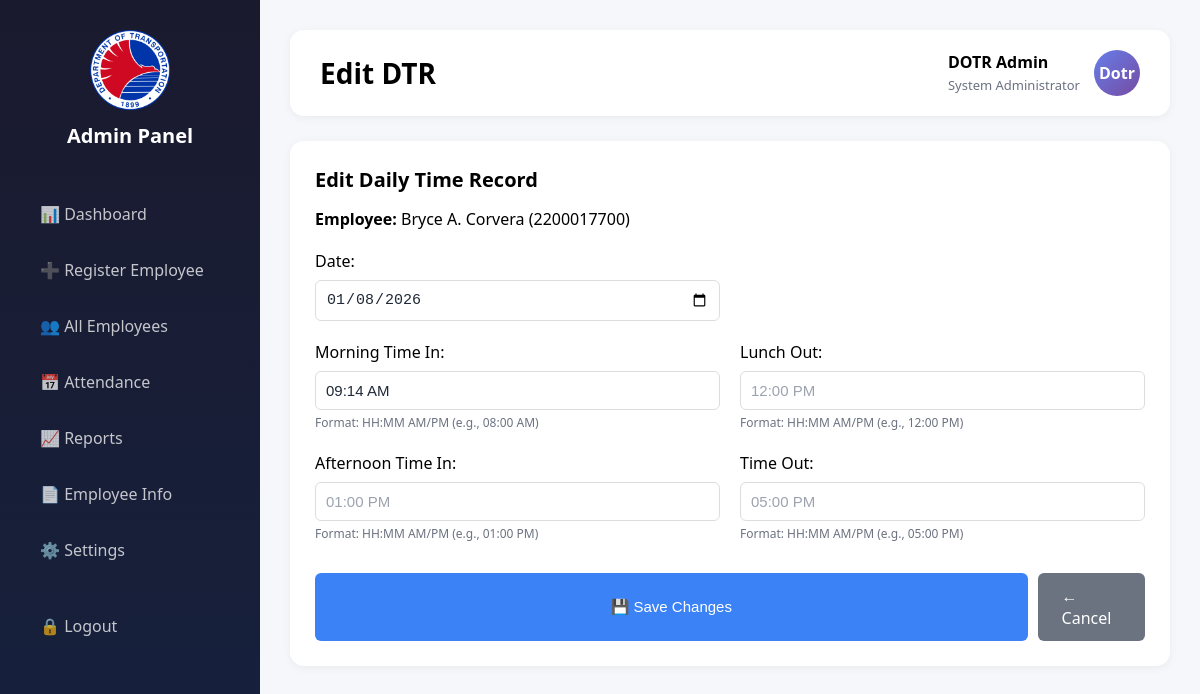
Screenshot of /admin/attendance/edit/5 (signed in) with the database file from the repository.
### tables this page shows
CREATE TABLE employees (
    id INTEGER PRIMARY KEY AUTOINCREMENT,
    full_name TEXT,
    employee_code TEXT,
    department TEXT,
    position TEXT,
    status TEXT DEFAULT 'Active'
, address TEXT, place_of_birth TEXT, blood_type TEXT, date_of_birth TEXT, gender TEXT, civil_status TEXT, age INTEGER, contact_number TEXT, email TEXT, course TEXT, entity_office TEXT, bp_number TEXT, philhealth_number TEXT, pagibig_number TEXT, tin TEXT, id_number TEXT, salary_grade TEXT, basic_salary REAL, place_of_assignment TEXT, original_place_of_assignment TEXT, item_number TEXT, date_appointed TEXT, date_of_last_promotion TEXT, date_of_separation TEXT, employment_status TEXT, eligibility TEXT, created_at TIMESTAMP DEFAULT CURRENT_TIMESTAMP, photo_path TEXT);

CREATE TABLE attendance (
    attendance_id INTEGER PRIMARY KEY AUTOINCREMENT,
    employee_id INTEGER,
    date TEXT,
    morning_in TEXT,
    attendance_status TEXT,
    verification_method TEXT, lunch_out TEXT, afternoon_in TEXT, time_out TEXT,
    FOREIGN KEY(employee_id) REFERENCES employees(id)
);

### app.py (the view, shortened to what this page needs)
@app.route("/admin/attendance/edit/<int:attendance_id>", methods=["GET", "POST"])
@admin_required
def edit_dtr(attendance_id):
    db = get_db()
    cur = db.cursor()
    cur.execute("""
        SELECT a.*, e.full_name, e.employee_code
        FROM attendance a
        JOIN employees e ON a.employee_id = e.id
        WHERE a.attendance_id=?
    """, (attendance_id,))
    record = cur.fetchone()
    if not record:
        return redirect(url_for("admin_attendance"))
    return render_template("admin/edit_dtr.html", record=record)

### app.py (called while the page is built)
def get_db():
    if "db" not in g:
        g.db = sqlite3.connect(DATABASE)
        g.db.row_factory = sqlite3.Row
    return g.db

def admin_required(f):
    @wraps(f)
    def wrapper(*args, **kwargs):
        if not session.get("admin_logged_in"):
            return redirect(url_for("admin_login"))
        return f(*args, **kwargs)
    return wrapper

@app.after_request
def hide_server_header(response):
    response.headers['Server'] = 'SecureServer'
    return response

### templates/admin/edit_dtr.html (shortened to what this page needs)
{% extends "admin/base.html" %}
{% block title %}Edit DTR{% endblock %}
{% block content %}
<div class="section active">
  <div class="card">
    <div class="card-title">Edit Daily Time Record</div>
    <div style="margin-bottom: 20px;">
      <p><strong>Employee:</strong> {{ record.full_name }} ({{ record.employee_code }})</p>
    </div>
    <form method="POST" action="{{ url_for('edit_dtr', attendance_id=record.attendance_id) }}">
      <div style="display: grid; grid-template-columns: 1fr 1fr; gap: 20px; margin-bottom: 20px;">
        <div>
          <label style="display: block; margin-bottom: 8px; font-weight: 500;">Date:</label>
          <input type="date" name="date" value="{{ record.date }}" required
                 style="width: 100%; padding: 10px; border: 1px solid #ddd; border-radius: 6px;">
        </div>
      </div>
      <div style="display: grid; grid-template-columns: 1fr 1fr; gap: 20px; margin-bottom: 20px;">
        <div>
          <label style="display: block; margin-bottom: 8px; font-weight: 500;">Morning Time In:</label>
          <input type="text" name="morning_in" value="{{ record.morning_in or '' }}"
                 placeholder="08:00 AM"
                 pattern="[0-9]{1,2}:[0-9]{2} (AM|PM)"
                 style="width: 100%; padding: 10px; border: 1px solid #ddd; border-radius: 6px;">
          <small style="color: #6b7280; font-size: 12px;">Format: HH:MM AM/PM (e.g., 08:00 AM)</small>
        </div>
        <div>
          <label style="display: block; margin-bottom: 8px; font-weight: 500;">Lunch Out:</label>
          <input type="text" name="lunch_out" value="{{ record.lunch_out or '' }}"
                 placeholder="12:00 PM"
                 pattern="[0-9]{1,2}:[0-9]{2} (AM|PM)"
                 style="width: 100%; padding: 10px; border: 1px solid #ddd; border-radius: 6px;">
          <small style="color: #6b7280; font-size: 12px;">Format: HH:MM AM/PM (e.g., 12:00 PM)</small>
        </div>
        <div>
          <label style="display: block; margin-bottom: 8px; font-weight: 500;">Afternoon Time In:</label>
          <input type="text" name="afternoon_in" value="{{ record.afternoon_in or '' }}"
                 placeholder="01:00 PM"
                 pattern="[0-9]{1,2}:[0-9]{2} (AM|PM)"
                 style="width: 100%; padding: 10px; border: 1px solid #ddd; border-radius: 6px;">
          <small style="color: #6b7280; font-size: 12px;">Format: HH:MM AM/PM (e.g., 01:00 PM)</small>
        </div>
        <div>
          <label style="display: block; margin-bottom: 8px; font-weight: 500;">Time Out:</label>
          <input type="text" name="time_out" value="{{ record.time_out or '' }}"
                 placeholder="05:00 PM"
                 pattern="[0-9]{1,2}:[0-9]{2} (AM|PM)"
                 style="width: 100%; padding: 10px; border: 1px solid #ddd; border-radius: 6px;">
          <small style="color: #6b7280; font-size: 12px;">Format: HH:MM AM/PM (e.g., 05:00 PM)</small>
        </div>
      </div>
      <div style="display: flex; gap: 10px; margin-top: 30px;">
        <button type="submit"
                style="padding: 12px 24px; background: #3b82f6; color: white; border: none; border-radius: 6px; cursor: pointer; font-weight: 500;">
          💾 Save Changes
        </button>
        <a href="{{ url_for('admin_attendance', date=record.date) }}"
           style="padding: 12px 24px; background: #6b7280; color: white; text-decoration: none; border-radius: 6px; display: inline-block; font-weight: 500;">
          ← Cancel
        </a>
      </div>
    </form>
  </div>
</div>
{% endblock %}

### static/admin.css (style rules this page uses)
* { margin:0;padding:0;box-sizing:border-box }
body { font-family:Segoe UI,Roboto,sans-serif;background:#f5f7fa }
.card { background:#fff;margin-top:25px; padding:25px;border-radius:14px; box-shadow:0 2px 10px rgba(0,0,0,.05) }
.card-title { font-size:20px;font-weight:600;margin-bottom:15px }
.section { display:none }
.section.active { display:block;animation:fade .3s }
input,select,button { padding:12px;border-radius:8px;border:1px solid #ccc; font-size:15px;width:100% }
input[type="text"], input[type="email"], input[type="tel"], input[type="number"], input[type="date"], input[type="month"] { background:#fff; border:1px solid #d1d5db; color:#1f2937; font-size:15px; transition:all .3s }
input[type="text"]::placeholder, input[type="email"]::placeholder, input[type="tel"]::placeholder { color:#9ca3af; opacity:1 }
button { background:linear-gradient(135deg,#667eea,#764ba2); color:#fff;border:none;cursor:pointer }

### rows the page displays
employees: full_name "Bryce A. Corvera", employee_code "2200017700"
attendance: date "01/08/2026", morning_in "09:14 AM"
